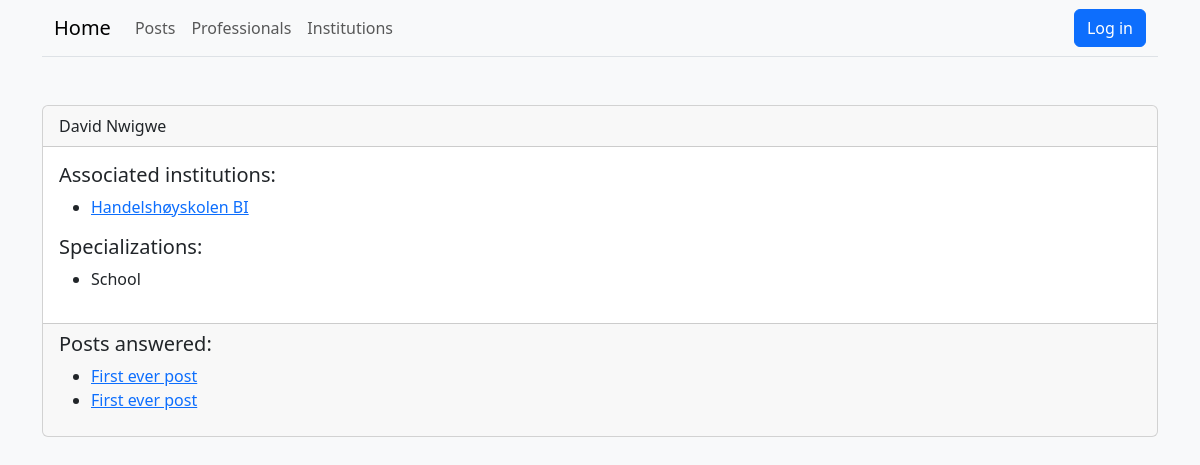
Before: /profile/view/5 with the older database file.
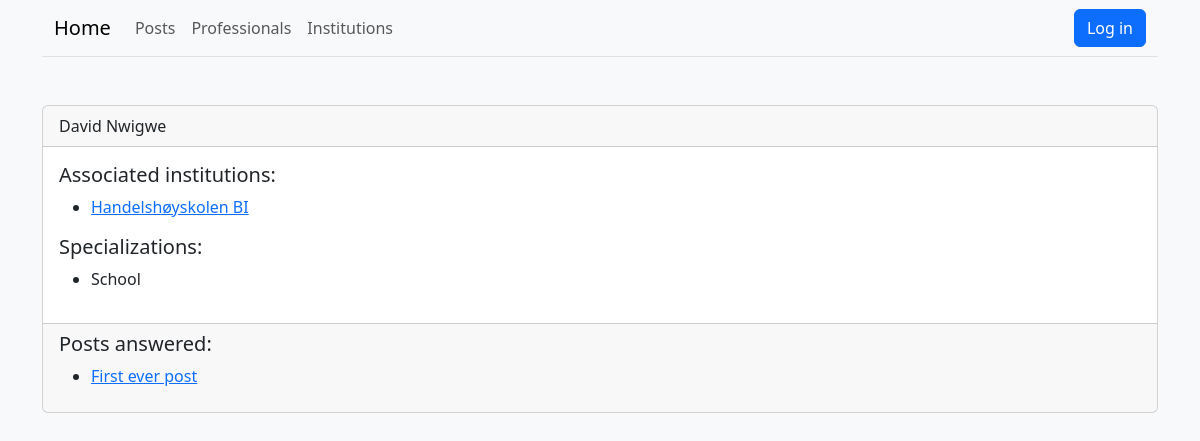
After: the same page with the newer database file.
### profile_page/models.py (models this page shows)
class InstitutionProfile(models.Model):
    user = models.OneToOneField(User, on_delete=models.CASCADE, related_name="institution_profile")
    professionals = models.ManyToManyField(ProfessionalProfile, related_name="institutions", blank=True)

### accounts/models.py (models this page shows)
class User(AbstractUser):
    class Role(models.TextChoices):
        USER = ("user", "User")
        PROFESSIONAL = ("professional", "Professional")
        INSTITUTION = ("institution", "Institution")
    account_type = models.CharField(max_length=20, choices=Role.choices)
    @property
    def is_user(self):
        return self.account_type == self.Role.USER
    @property
    def is_professional(self):
        return self.account_type == self.Role.PROFESSIONAL
    @property
    def is_institution(self):
        return self.account_type == self.Role.INSTITUTION

### search/models.py (models this page shows)
class Category(models.Model):
    name = models.CharField(max_length=50)

### post/models.py (models this page shows)
class Info(models.Model):
    title = models.CharField(max_length=100)
    content = models.TextField()
    time_posted = models.DateTimeField(auto_now_add=True)
    class Meta:
        abstract = True

class Answer(Info):
    post = models.ForeignKey(Post, on_delete=models.CASCADE, related_name="answers")
    author = models.ForeignKey(ProfessionalProfile, on_delete=models.CASCADE, related_name="answers")
    last_updated = models.DateTimeField(auto_now=True)

class Post(Info):
    author = models.ForeignKey(UserProfile, on_delete=models.CASCADE, related_name="posts")
    categories = models.ManyToManyField(Category, related_name="posts")

### profile_page/views.py (the view)
# urls.py: path("view/<int:user_id>", views.view_profile, name="view_profile")
def view_profile(request, user_id):
    user = get_object_or_404(User, id=user_id)
    context = {
        "title" : user.username,
        "profile_user" : user,
        "categories" : Category.objects.all()
    }
    return render(request, "profile_page/profile_page.html", context=context)

### profile_page/templates/profile_page/profile_page.html (shortened to what this page needs)
{% extends "base.html" %}
{% block content %}
{% if profile_user.is_professional %}
    {% include "profile_page/professional_profile.html" with profile_user=profile_user %}
{% endif %}
{% endblock %}

### profile_page/templates/profile_page/professional_profile.html
{% extends "profile_page/profile_base.html" %}
{% block profile_header %}
{{ profile_user.first_name }} {{ profile_user.last_name }}
{% endblock %}
{% block profile_body %}
<h5>Associated institutions:</h5>
<ul>
    {% for prof in profile_user.professional_profile.institutions.all %}
    <li><a href="{% url 'view_profile' prof.user.id %}">{{ prof.user.first_name }}</a></li>
    {% endfor %}
</ul>
<h5>Specializations:</h5>
<ul>
    {% for spec in profile_user.professional_profile.specializations.all %}
    <li>{{ spec.name }}</li>
    {% endfor %}
</ul>
{% endblock %}
{% block profile_footer %}
<h5>Posts answered:</h5>
<ul>
    {% for answer in profile_user.professional_profile.answers.all %}
    <li><a href="{% url 'view_post' answer.post.id %}">{{ answer.post.title }}</a></li>
    {% endfor %}
</ul>
{% endblock %}

Changed rows visible on the page:
removed Answer: post "First ever post"
